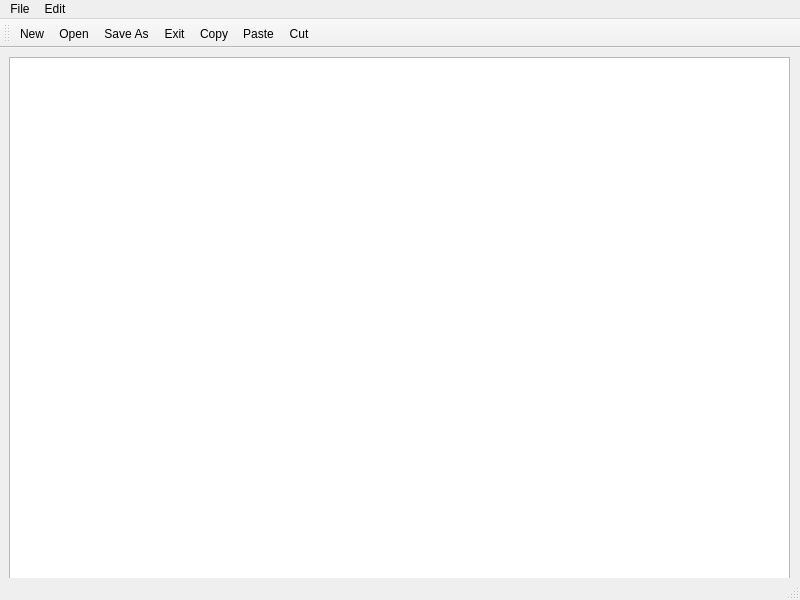
<?xml version="1.0" encoding="UTF-8"?>
<ui version="4.0">
 <class>MainWindow</class>
 <widget class="QMainWindow" name="MainWindow">
  <property name="geometry">
   <rect>
    <x>0</x>
    <y>0</y>
    <width>800</width>
    <height>600</height>
   </rect>
  </property>
  <property name="windowTitle">
   <string>MainWindow</string>
  </property>
  <widget class="QWidget" name="centralwidget">
   <widget class="QWidget" name="verticalLayoutWidget">
    <property name="geometry">
     <rect>
      <x>9</x>
      <y>9</y>
      <width>781</width>
      <height>541</height>
     </rect>
    </property>
    <layout class="QVBoxLayout" name="verticalLayout">
     <item>
      <widget class="QTextEdit" name="textEdit"/>
     </item>
    </layout>
   </widget>
  </widget>
  <widget class="QMenuBar" name="menubar">
   <property name="geometry">
    <rect>
     <x>0</x>
     <y>0</y>
     <width>800</width>
     <height>21</height>
    </rect>
   </property>
   <widget class="QMenu" name="menuFile">
    <property name="title">
     <string>File</string>
    </property>
    <addaction name="actionNew"/>
    <addaction name="actionOpen"/>
    <addaction name="actionSave_AS"/>
    <addaction name="actionPrint"/>
    <addaction name="actionExit"/>
   </widget>
   <widget class="QMenu" name="menuEdit">
    <property name="title">
     <string>Edit</string>
    </property>
    <addaction name="actionCopy"/>
    <addaction name="actionPast"/>
    <addaction name="actionCut"/>
    <addaction name="actionUndo"/>
    <addaction name="actionRedo"/>
   </widget>
   <addaction name="menuFile"/>
   <addaction name="menuEdit"/>
  </widget>
  <widget class="QStatusBar" name="statusbar"/>
  <widget class="QToolBar" name="toolBar">
   <property name="windowTitle">
    <string>toolBar</string>
   </property>
   <attribute name="toolBarArea">
    <enum>TopToolBarArea</enum>
   </attribute>
   <attribute name="toolBarBreak">
    <bool>false</bool>
   </attribute>
   <addaction name="actionNew"/>
   <addaction name="actionOpen"/>
   <addaction name="actionSave_AS"/>
   <addaction name="actionExit"/>
   <addaction name="actionCopy"/>
   <addaction name="actionPast"/>
   <addaction name="actionCut"/>
  </widget>
  <action name="actionNew">
   <property name="icon">
    <iconset resource="Resources.qrc">
     <normaloff>:/images/New.bmp</normaloff>:/images/New.bmp</iconset>
   </property>
   <property name="text">
    <string>New</string>
   </property>
  </action>
  <action name="actionOpen">
   <property name="icon">
    <iconset resource="Resources.qrc">
     <normaloff>:/images/Open.bmp</normaloff>:/images/Open.bmp</iconset>
   </property>
   <property name="text">
    <string>Open</string>
   </property>
  </action>
  <action name="actionSave_AS">
   <property name="icon">
    <iconset resource="Resources.qrc">
     <normaloff>:/images/Save.bmp</normaloff>:/images/Save.bmp</iconset>
   </property>
   <property name="text">
    <string>Save As</string>
   </property>
  </action>
  <action name="actionPrint">
   <property name="text">
    <string>Print</string>
   </property>
  </action>
  <action name="actionExit">
   <property name="icon">
    <iconset resource="Resources.qrc">
     <normaloff>:/images/DeleteSticky.bmp</normaloff>:/images/DeleteSticky.bmp</iconset>
   </property>
   <property name="text">
    <string>Exit</string>
   </property>
  </action>
  <action name="actionCopy">
   <property name="icon">
    <iconset resource="Resources.qrc">
     <normaloff>:/images/Copy.bmp</normaloff>:/images/Copy.bmp</iconset>
   </property>
   <property name="text">
    <string>Copy</string>
   </property>
  </action>
  <action name="actionPast">
   <property name="icon">
    <iconset resource="Resources.qrc">
     <normaloff>:/images/Paste.bmp</normaloff>:/images/Paste.bmp</iconset>
   </property>
   <property name="text">
    <string>Paste</string>
   </property>
  </action>
  <action name="actionCut">
   <property name="icon">
    <iconset resource="Resources.qrc">
     <normaloff>:/images/Cut.bmp</normaloff>:/images/Cut.bmp</iconset>
   </property>
   <property name="text">
    <string>Cut</string>
   </property>
  </action>
  <action name="actionUndo">
   <property name="text">
    <string>Undo</string>
   </property>
  </action>
  <action name="actionRedo">
   <property name="text">
    <string>Redo</string>
   </property>
  </action>
 </widget>
 <resources>
  <include location="Resources.qrc"/>
 </resources>
 <connections/>
</ui>
